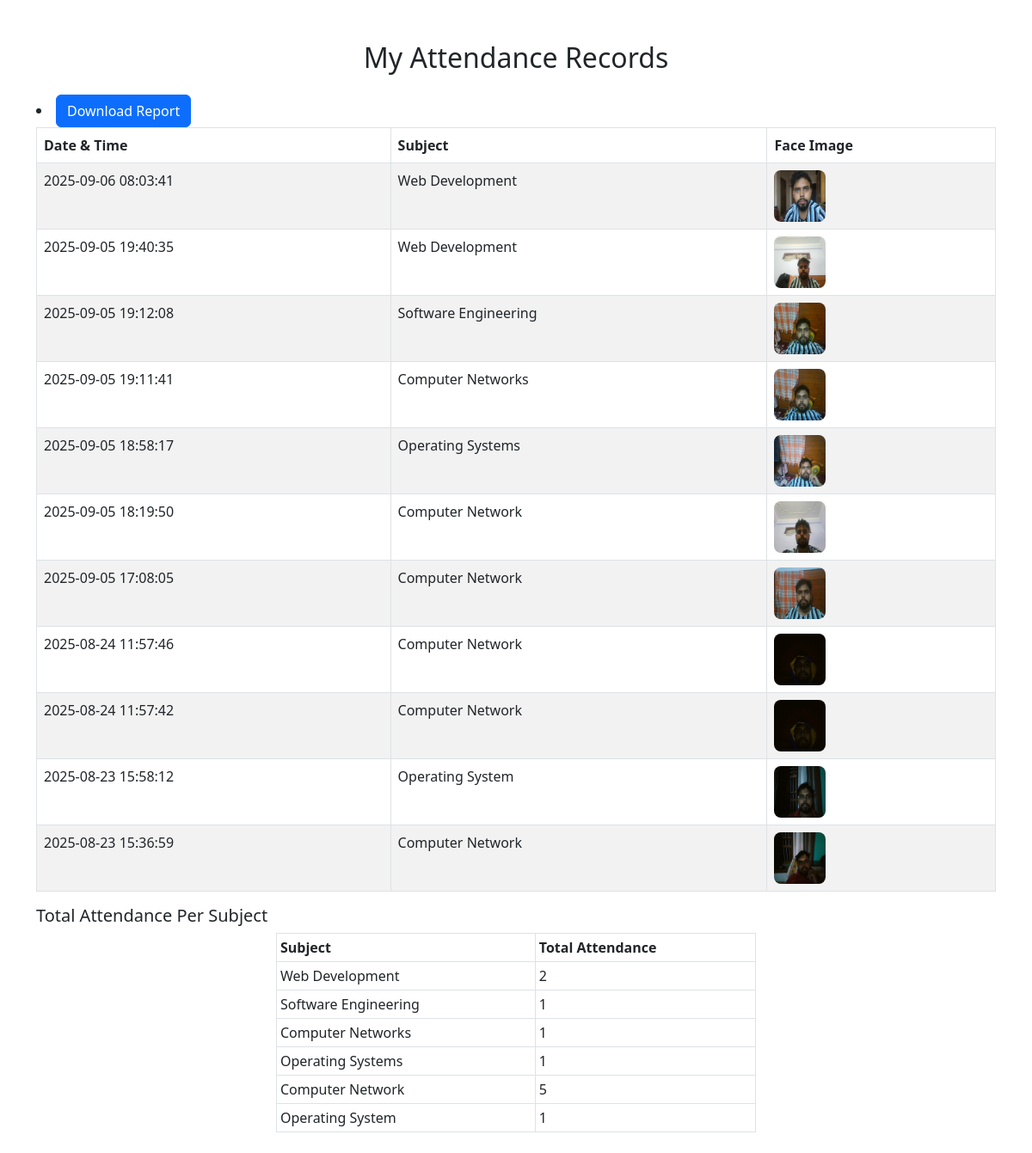
The page /myattendance/ (signed in) on the database its author committed.
### facereco/models.py (models this page shows, shortened)
class Attendance(models.Model):
    student = models.ForeignKey(User, on_delete=models.CASCADE)
    subject = models.ForeignKey(Subject, on_delete=models.CASCADE)
    timestamp = models.DateTimeField(auto_now_add=True)
    face_image = models.ImageField(upload_to='attendance_faces/')

class Subject(models.Model):
    name = models.CharField(max_length=100)
    def __str__(self):
        return self.name

### facereco/views.py (the view)
# urls.py: path('myattendance/', views.myattendance, name='myattendance'),
@login_required
def myattendance(request):
    attendance_records = Attendance.objects.filter(student=request.user).order_by('-timestamp')
    subject_counts = dict(Counter(str(record.subject) for record in attendance_records))
    return render(request, 'myattendance.html', {
        'attendance_records': attendance_records,
        'subject_counts': subject_counts
    })

### facereco/templates/myattendance.html (shortened to what this page needs)
<!DOCTYPE html>
<html lang="en">
<head>
  <link href="https://cdn.jsdelivr.net/npm/bootstrap@5.3.0/dist/css/bootstrap.min.css" rel="stylesheet"/>
</head>
<body>
  <div class="container mt-5">
    <div class="dashboard-content">
      <h2 class="mb-4 text-center">My Attendance Records</h2>
 <li class="nav-item">
  <a href="{% url 'download_attendance_pdf' %}" class="btn btn-primary">
    Download Report
  </a>
</li>
      {% if attendance_records %}
        <table class="table table-bordered table-striped">
          <thead>
            <tr>
              <th>Date & Time</th>
              <th>Subject</th>
              <th>Face Image</th>
            </tr>
          </thead>
          <tbody>
            {% for record in attendance_records %}
              <tr>
                <td>{{ record.timestamp|date:"Y-m-d H:i:s" }}</td>
                <td>{{ record.subject }}</td>
                <td>
                  {% if record.face_image %}
                    <img src="{{ record.face_image.url }}" alt="Face" width="60" height="60" style="border-radius:8px;">
                  {% else %}
                    No Image
                  {% endif %}
                </td>
              </tr>
            {% endfor %}
          </tbody>
        </table>
      {% else %}
        <div class="alert alert-info">No attendance records found.</div>
      {% endif %}
      <div class="mb-4">
  <h5>Total Attendance Per Subject</h5>
  <table class="table table-bordered table-sm w-50 mx-auto">
    <thead>
      <tr>
        <th>Subject</th>
        <th>Total Attendance</th>
      </tr>
    </thead>
    <tbody>
      {% for subject, count in subject_counts.items %}
        <tr>
          <td>{{ subject }}</td>
          <td>{{ count }}</td>
        </tr>
      {% empty %}
        <tr>
          <td colspan="2">No attendance records found.</td>
        </tr>
      {% endfor %}
    </tbody>
  </table>
</div>

### rows shown on the page
Attendance: timestamp "2025-09-06 08:03:41", subject "Web Development", face_image (picture)
Attendance: timestamp "2025-09-05 19:40:35", subject "Web Development", face_image (picture)
Attendance: timestamp "2025-09-05 19:12:08", subject "Software Engineering", face_image (picture)
Attendance: timestamp "2025-09-05 19:11:41", subject "Computer Networks", face_image (picture)
Attendance: timestamp "2025-09-05 18:58:17", subject "Operating Systems", face_image (picture)
Attendance: timestamp "2025-09-05 18:19:50", subject "Computer Network", face_image (picture)
Attendance: timestamp "2025-09-05 17:08:05", subject "Computer Network", face_image (picture)
Attendance: timestamp "2025-08-24 11:57:46", subject "Computer Network", face_image (picture)
Attendance: timestamp "2025-08-24 11:57:42", subject "Computer Network", face_image (picture)
Attendance: timestamp "2025-08-23 15:58:12", subject "Operating System", face_image (picture)
Attendance: timestamp "2025-08-23 15:36:59", subject "Computer Network", face_image (picture)
Subject: subject_counts "Web Development"
Subject: subject_counts "Software Engineering"
Subject: subject_counts "Computer Networks"
Subject: subject_counts "Operating Systems"
Subject: subject_counts "Computer Network"
Subject: subject_counts "Operating System"

### other values the page prints
{{ count }} "2" "1" "1" "1" "5" "1"
